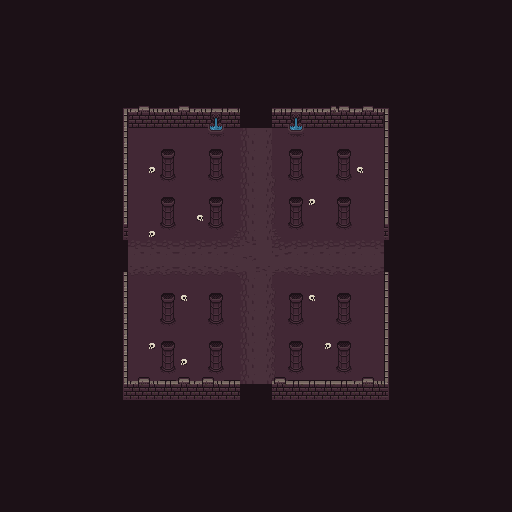

This is a level from a 2D game, rendered from its Tiled map with the project's own tilesets. A one-line summary and the map file follow, with tile-layer data summarised:
An orthogonal 32x32 tile map with 16x16 px tiles, 4 tile layers (floor, walls, objects, roof), 3 tilesets and 32 objects.

<map version="1.2" tiledversion="1.2.4" orientation="orthogonal" renderorder="right-down" width="32" height="32" tilewidth="16" tileheight="16" infinite="0" nextlayerid="22" nextobjectid="92">
 <tileset firstgid="1" source="tilesets/dungeon_set_1.tsx" />
 <tileset firstgid="257" source="tilesets/dungeon_set_3.tsx" />
 <tileset firstgid="513" source="tilesets/collider.tsx" />
 <layer id="17" name="floor" width="32" height="32">
  <data>[1024 cells, 1024 non-empty, 14 distinct tile ids]</data>
 </layer>
 <layer id="18" name="walls" width="32" height="32">
  <data>[1024 cells, 60 non-empty, 11 distinct tile ids]</data>
 </layer>
 <layer id="19" name="objects" width="32" height="32">
  <data>[1024 cells, 0 non-empty, 0 distinct tile ids]</data>
 </layer>
 <layer id="20" name="roof" width="32" height="32">
  <data>[1024 cells, 74 non-empty, 14 distinct tile ids]</data>
 </layer>
 <objectgroup id="5" name="COLLISION">
  <object id="31" x="112" y="272" width="16" height="144" />
  <object id="32" x="384" y="272" width="16" height="144" />
  <object id="33" x="272" y="400" width="112" height="16" />
  <object id="34" x="128" y="400" width="112" height="16" />
  <object id="35" x="112" y="112" width="16" height="128" />
  <object id="36" x="128" y="112" width="112" height="16" />
  <object id="37" x="272" y="112" width="112" height="16" />
  <object id="38" x="384" y="112" width="16" height="128" />
  <object id="47" x="160" y="160" width="16" height="16" />
  <object id="48" x="208" y="160" width="16" height="16" />
  <object id="49" x="288" y="160" width="16" height="16" />
  <object id="50" x="160" y="208" width="16" height="16" />
  <object id="51" x="208" y="208" width="16" height="16" />
  <object id="53" x="288" y="208" width="16" height="16" />
  <object id="54" x="336" y="160" width="16" height="16" />
  <object id="55" x="336" y="208" width="16" height="16" />
  <object id="56" x="336" y="304" width="16" height="16" />
  <object id="57" x="288" y="304" width="16" height="16" />
  <object id="58" x="288" y="352" width="16" height="16" />
  <object id="59" x="336" y="352" width="16" height="16" />
  <object id="60" x="208" y="304" width="16" height="16" />
  <object id="61" x="160" y="304" width="16" height="16" />
  <object id="62" x="160" y="352" width="16" height="16" />
  <object id="63" x="208" y="352" width="16" height="16" />
 </objectgroup>
 <objectgroup id="21" name="ROOM_ZONES">
  <object id="84" x="96" y="240" width="16" height="32">
   <properties>
    <property name="zone_type" value="exit" />
   </properties>
  </object>
  <object id="85" x="128" y="240" width="16" height="32">
   <properties>
    <property name="zone_type" value="entrance" />
   </properties>
  </object>
  <object id="86" x="240" y="96" width="32" height="16">
   <properties>
    <property name="zone_type" value="exit" />
   </properties>
  </object>
  <object id="87" x="240" y="128" width="32" height="16">
   <properties>
    <property name="zone_type" value="entrance" />
   </properties>
  </object>
  <object id="88" x="240" y="384" width="32" height="16">
   <properties>
    <property name="zone_type" value="entrance" />
   </properties>
  </object>
  <object id="89" x="240" y="416" width="32" height="16">
   <properties>
    <property name="zone_type" value="exit" />
   </properties>
  </object>
  <object id="90" x="368" y="240" width="16" height="32">
   <properties>
    <property name="zone_type" value="entrance" />
   </properties>
  </object>
  <object id="91" x="400" y="240" width="16" height="32">
   <properties>
    <property name="zone_type" value="exit" />
   </properties>
  </object>
 </objectgroup>
</map>
